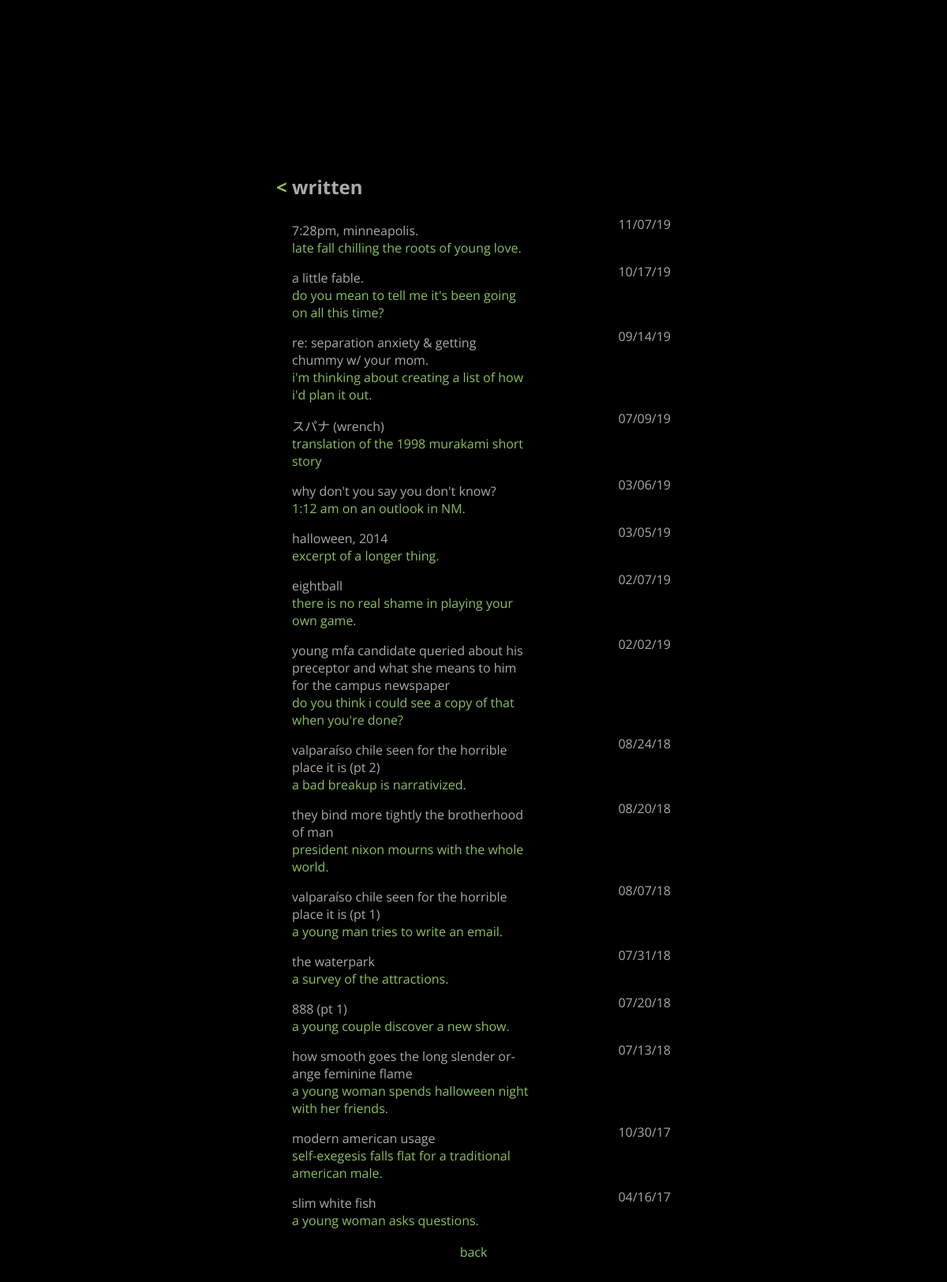
/produce/written/, run on the app's committed database.
### produce/models.py (models this page shows, shortened)
class WrittenObject(models.Model):
	title       = models.CharField(max_length=200, default="n/a")
	description = models.CharField(max_length=500, default="n/a")
	pub_date    = models.DateTimeField('date published', default=timezone.now)
	word_count  = models.IntegerField(default=0)
	content     = models.TextField(default="n/a")
	cited_works  = models.ManyToManyField('library.LibraryObject', blank=True)

### produce/views.py (the view)
# urls.py: path("written/", views.written, name="written"),
def written(request):
	menu_objects = WrittenObject.objects.order_by('-pub_date')
	heading      = 'written'
	return render(request, 'produce/menu_written.html', {'menu_objects' : menu_objects, 'heading': heading})

### produce/templates/produce/menu_written.html (shortened to what this page needs)
{% extends 'base/base.html' %}
{% block content %}
			<div class="heading">
			</div>
			<div class="sub-heading">
				<h2>
					<a href="{% url 'produce:index' %}">< </a>{{ heading }}
				</h2>
			</div>
			<div class="info">
				{% if menu_objects %}
					{% for elem in menu_objects %}
						<div class="float_text">
							<li>
								<span class="float_title">
									<a href="{% url 'produce:written_individual' elem.id %}">
										{{ elem.title }}
									</a>
								</span>
								<br>
								<span>
									<a href="{% url 'produce:written_individual' elem.id %}">
										{{ elem.description }}
									</a>
								</span>
							</li>
						</div>
						<div class="float_date">
							{{ elem.pub_date|date:"m/d/y" }}
						</div>
					{% endfor %}
				{% else %}
					<p>No objects are available.</p>
				{% endif %}
			</div>
			<div class="nav">
				<a href="{% url 'produce:index' %}">back</a>
			</div>
{% endblock %}

### base/static/base/css/mobile.css (style rules this page uses)
html, body { background-color: black; color: #AAA; font-family: 'Open Sans', sans-serif; overflow: hidden; }
a { color: #8cc05f; text-decoration: none; }
li { padding-bottom: 0.5em; list-style: none; }
span { color: #444; }
.heading { color:#AAA; padding-top: 100px; width: 100%; display: block; margin: auto; }
.sub-heading { color:#AAA; display: block; margin: auto; width: 100%; }
.info { color: #AAA; margin: auto; width: 100%; text-align: left; -webkit-hyphens: auto; -moz-hyphens: auto; hyphens: auto; }
.nav { padding-top: 10px; padding-bottom: 50px; margin: auto; text-align: center; }
.float_title { color: #AAA !important; padding-bottom: 0.5em; }
.float_title > a { color: #AAA !important; }
.float_text { padding-top: 0.5em; width: 100%; float: left; }
.float_date { float: right; display: none; }

### base/static/base/css/main.css (style rules this page uses)
html, body { background-color: black; color: #AAA; font-family: 'Open Sans', sans-serif; overflow: hidden; }
a { color: #8cc05f; text-decoration: none; }
li { padding-bottom: 0.5em; list-style: none; }
span { color: #444; }
.heading { color:#AAA; padding-top: 200px; width: 500px; display: block; margin: auto; }
.sub-heading { color:#AAA; display: block; margin: auto; width: 500px; }
.info { color: #AAA; margin: auto; width: 480px; text-align: left; -webkit-hyphens: auto; -moz-hyphens: auto; hyphens: auto; padding-left: 20px; }
.nav { padding-top: 10px; padding-bottom: 50px; margin: auto; text-align: center; }
.float_title { color: #AAA !important; padding-bottom: 0.5em; }
.float_title > a { color: #AAA !important; }
.float_text { padding-top: 0.5em; width: 300px; float: left; }
.float_date { float: right; }

### data on the page
WrittenObject: title "7:28pm, minneapolis.", description "late fall chilling the roots of young love.", pub_date "11/07/19"
WrittenObject: title "a little fable.", description "do you mean to tell me it's been going on all this time?", pub_date "10/17/19"
WrittenObject: title "re: separation anxiety & getting chummy w/ your mom.", description "i'm thinking about creating a list of how i'd plan it out.", pub_date "09/14/19"
WrittenObject: title "スパナ (wrench)", description "translation of the 1998 murakami short story", pub_date "07/09/19"
WrittenObject: title "why don't you say you don't know?", description "1:12 am on an outlook in NM.", pub_date "03/06/19"
WrittenObject: title "halloween, 2014", description "excerpt of a longer thing.", pub_date "03/05/19"
WrittenObject: title "eightball", description "there is no real shame in playing your own game.", pub_date "02/07/19"
WrittenObject: title "young mfa candidate queried about his preceptor and what she means to him for the campus newspaper", description "do you think i could see a copy of that when you're done?", pub_date "02/02/19"
WrittenObject: title "valparaíso chile seen for the horrible place it is (pt 2)", description "a bad breakup is narrativized.", pub_date "08/24/18"
WrittenObject: title "they bind more tightly the brotherhood of man", description "president nixon mourns with the whole world.", pub_date "08/20/18"
WrittenObject: title "valparaíso chile seen for the horrible place it is (pt 1)", description "a young man tries to write an email.", pub_date "08/07/18"
WrittenObject: title "the waterpark", description "a survey of the attractions.", pub_date "07/31/18"
WrittenObject: title "888 (pt 1)", description "a young couple discover a new show.", pub_date "07/20/18"
WrittenObject: title "how smooth goes the long slender orange feminine flame", description "a young woman spends halloween night with her friends.", pub_date "07/13/18"
WrittenObject: title "modern american usage", description "self-exegesis falls flat for a traditional american male.", pub_date "10/30/17"
WrittenObject: title "slim white fish", description "a young woman asks questions.", pub_date "04/16/17"

### other printed values
{{ heading }} "written"
